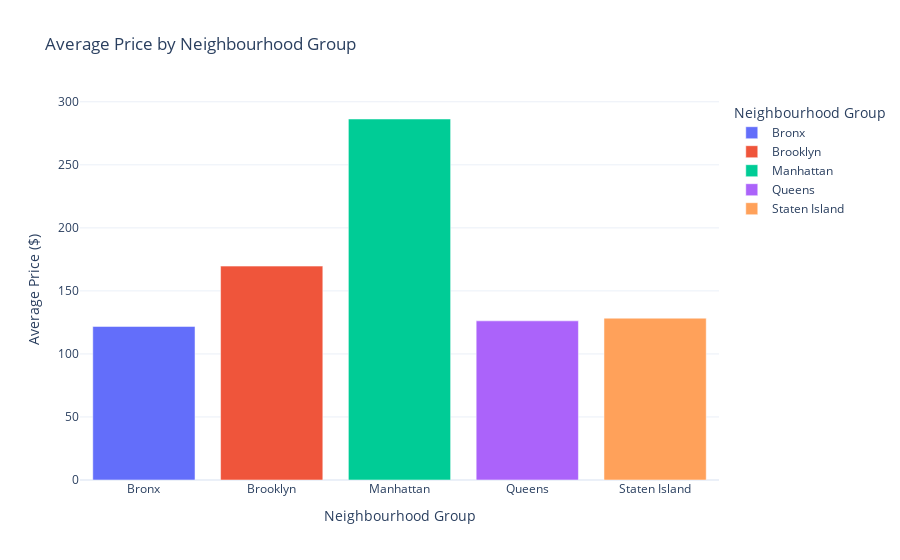

The notebook cell saved with this chart:
### Code cell
import plotly.express as px
df_grouped = listing.groupby('neighbourhood_group', as_index=False)['price'].mean()

fig = px.bar(
    df_grouped,
    x='neighbourhood_group',
    y='price',
    color='neighbourhood_group',
    title='Average Price by Neighbourhood Group',
    labels={'price': 'Average Price ($)', 'neighbourhood_group': 'Neighbourhood Group'}
)
fig.update_layout(
    xaxis_title='Neighbourhood Group',
    yaxis_title='Average Price ($)',
    template='plotly_white'
)
fig.show()

### Figure 1 — Plotly figure (JSON) as saved in the notebook; plotly's stock layout.template omitted (floating-point values rounded to 4 significant figures)
{"data": [{"hovertemplate": "Neighbourhood Group=%{x}<br>Average Price ($)=%{y}<extra></extra>", "legendgroup": "Bronx", "marker": {"color": "#636efa", "pattern": {"shape": ""}}, "name": "Bronx", "orientation": "v", "showlegend": true, "textposition": "auto", "type": "bar", "x": ["Bronx"], "xaxis": "x", "y": [121.8], "yaxis": "y"}, {"hovertemplate": "Neighbourhood Group=%{x}<br>Average Price ($)=%{y}<extra></extra>", "legendgroup": "Brooklyn", "marker": {"color": "#EF553B", "pattern": {"shape": ""}}, "name": "Brooklyn", "orientation": "v", "showlegend": true, "textposition": "auto", "type": "bar", "x": ["Brooklyn"], "xaxis": "x", "y": [169.6], "yaxis": "y"}, {"hovertemplate": "Neighbourhood Group=%{x}<br>Average Price ($)=%{y}<extra></extra>", "legendgroup": "Manhattan", "marker": {"color": "#00cc96", "pattern": {"shape": ""}}, "name": "Manhattan", "orientation": "v", "showlegend": true, "textposition": "auto", "type": "bar", "x": ["Manhattan"], "xaxis": "x", "y": [286.3], "yaxis": "y"}, {"hovertemplate": "Neighbourhood Group=%{x}<br>Average Price ($)=%{y}<extra></extra>", "legendgroup": "Queens", "marker": {"color": "#ab63fa", "pattern": {"shape": ""}}, "name": "Queens", "orientation": "v", "showlegend": true, "textposition": "auto", "type": "bar", "x": ["Queens"], "xaxis": "x", "y": [126.2], "yaxis": "y"}, {"hovertemplate": "Neighbourhood Group=%{x}<br>Average Price ($)=%{y}<extra></extra>", "legendgroup": "Staten Island", "marker": {"color": "#FFA15A", "pattern": {"shape": ""}}, "name": "Staten Island", "orientation": "v", "showlegend": true, "textposition": "auto", "type": "bar", "x": ["Staten Island"], "xaxis": "x", "y": [128.3], "yaxis": "y"}], "layout": {"barmode": "relative", "legend": {"title": {"text": "Neighbourhood Group"}, "tracegroupgap": 0}, "title": {"text": "Average Price by Neighbourhood Group"}, "xaxis": {"anchor": "y", "categoryarray": ["Bronx", "Brooklyn", "Manhattan", "Queens", "Staten Island"], "categoryorder": "array", "domain": [0, 1], "title": {"text": "Neighbourhood Group"}}, "yaxis": {"anchor": "x", "domain": [0, 1], "title": {"text": "Average Price ($)"}}}}
